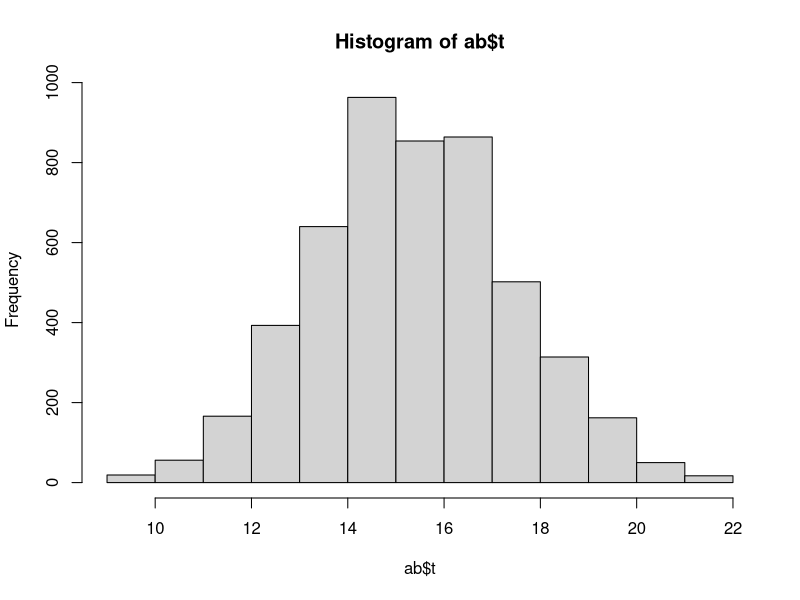
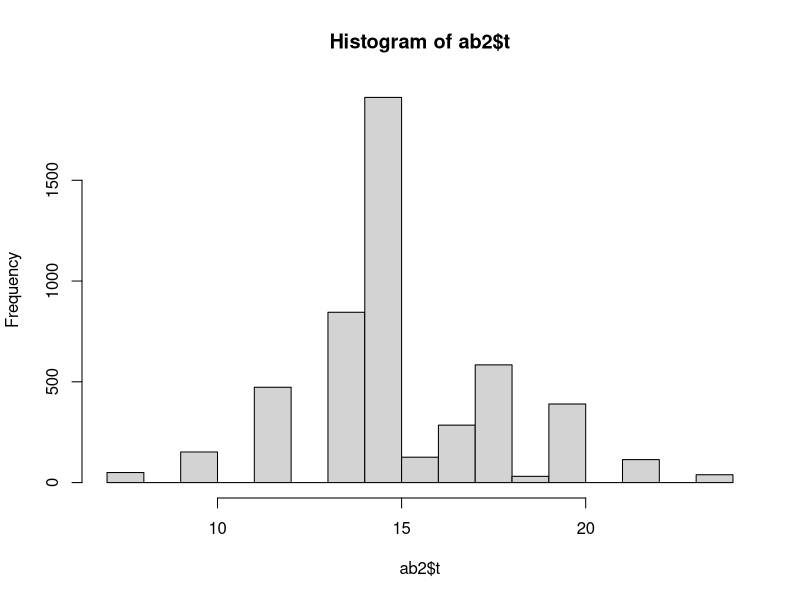
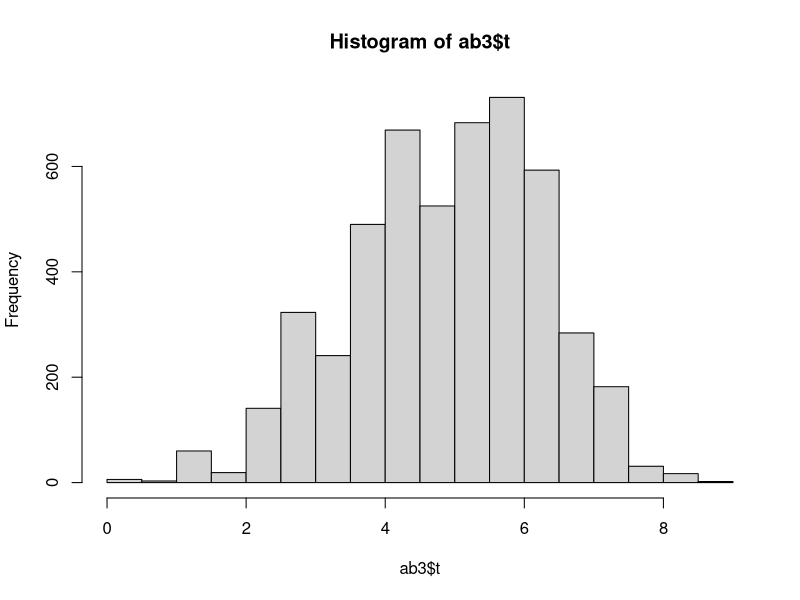
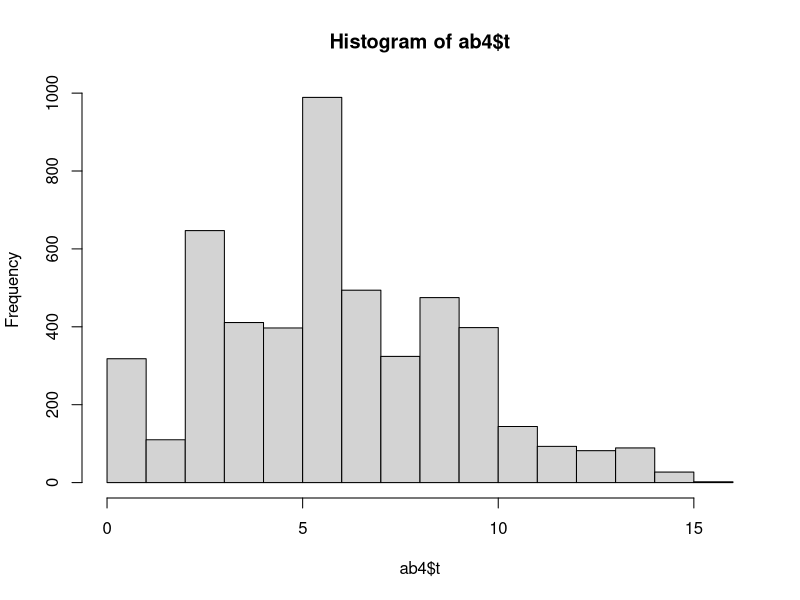

Here is the R script that generated these plots, in order:
#library(readr)
#AgeBoot <- read_csv("D:/Academic Matl/QM-1B/AgeBoot.csv")
library(boot)
#x<-AgeBoot$Age
#t<-sample(1:539,30,TRUE)
#xs=x[t]
xs<-c(7.9, 19.4, 12, 14.12, 14.91, 23.75)
mean(xs)

sampmean<-function(d,i){
  t2<-d[i]
  return(mean(t2))
}

sampmedian<-function(d,i){
  t2<-d[i]
#  print(t2)
  answ=median(t2)
  return(answ)
}

sampsd<-function(d,i){
  t2<-d[i]
  return(sd(t2))
}

sampiqr<-function(d,i){
  t2<-d[i]
  return(IQR(t2))
}

mean(xs)
ab<-boot(xs,sampmean,R=5000)
hist(ab$t)
sd(ab$t)
boot.ci(ab)
#print(c("Population Mean ", mean(x)))

median(xs)
ab2<-boot(xs, sampmedian, R=5000)
hist(ab2$t)
sd(ab2$t)
boot.ci(ab2)
#print(c("Population Median ", median(x)))

sd(xs)
ab3<-boot(xs, sampsd,R=5000)
hist(ab3$t)
sd(ab3$t)
boot.ci(ab3)
#print(c("Population SD ", sd(x)))

IQR(xs)
ab4<-boot(xs, sampiqr,R=5000)
hist(ab4$t)
sd(ab4$t)
boot.ci(ab4)
#print(c("Population IQR ", IQR(x)))